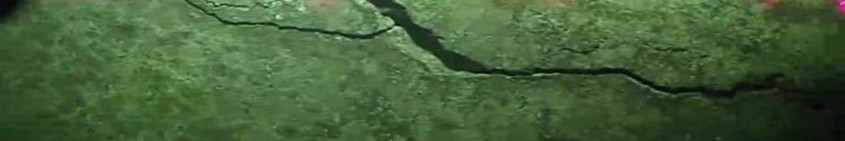
#> input picture 机器视觉与图像处理/代码/report/cracks.jpg, 845 x 141 px, found by its file name
$ python 2_3_adaptive_threshold.py
#> lines starting #> are read from the running program, lines starting #| are printed output that depends on the picture; after the words box and inside, x2 and y2 are one past the last pixel; in counts of white or black regions, pixels touching at a corner belong together
import sys
from pathlib import Path

import cv2


def resolve_input_path() -> Path:
    if len(sys.argv) > 1:
        return Path(sys.argv[1])

    candidates = [
        Path(r"D:\project\Personal\COURSES\CV\report\cracks.jpg"),
        Path("/mnt/d/project/Personal/COURSES/CV/report/cracks.jpg"),
        Path(__file__).resolve().parent / "cracks.jpg",
    ]
    for path in candidates:
        if path.exists():
            return path
    return candidates[-1]


def main() -> None:
    input_path = resolve_input_path()
    image = cv2.imread(str(input_path))
#> image is the input picture: shape (141, 845, 3); mean B, G, R 56.8, 96.7, 68.9
    if image is None:
        raise SystemExit(f"Failed to read image: {input_path}")

    gray = cv2.cvtColor(image, cv2.COLOR_BGR2GRAY)
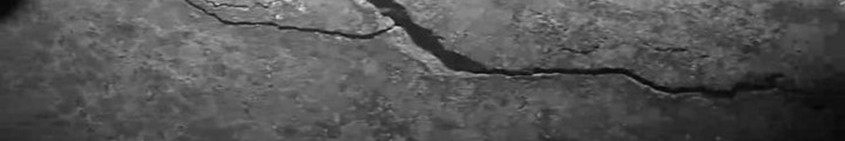
#> gray: shape (141, 845); min 5, max 226, mean 83.8
    adaptive = cv2.adaptiveThreshold(
        gray,
        255,
        cv2.ADAPTIVE_THRESH_GAUSSIAN_C,
        cv2.THRESH_BINARY_INV,
        35,
        5,
    )
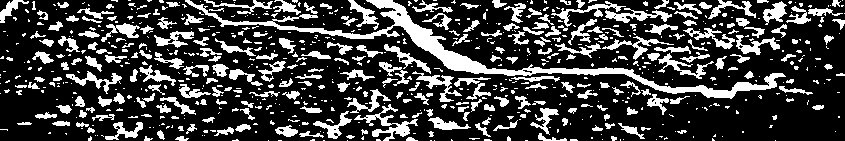
#> adaptive: shape (141, 845); 25.2% white; 759 white regions (502 under 20 px), largest, box (x1, y1, x2, y2) and area: (185, 0, 786, 99) 4907, (354, 104, 418, 141) 613, (605, 8, 672, 23) 420

    output_path = input_path.parent / "cracks_2_3_adaptive.jpg"
    if not cv2.imwrite(str(output_path), adaptive):
        raise SystemExit(f"Failed to write image: {output_path}")

    print(f"Saved: {output_path}")


if __name__ == "__main__":
    main()

$ run again, with 机器视觉与图像处理/代码/report/图9.jpg copied over 机器视觉与图像处理/代码/report/cracks.jpg
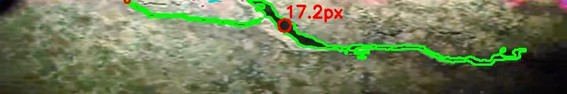
#> input picture 机器视觉与图像处理/代码/report/图9.jpg, 567 x 94 px, found by its file name
#> in main, image is the input picture: shape (94, 567, 3); mean B, G, R 89.1, 122.5, 112.8
#> in main, `gray = cv2.cvtColor(image, cv2.COLOR_BGR2GRAY)`:
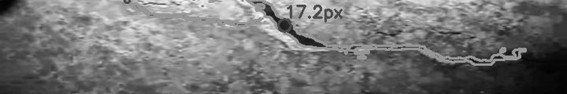
#> gray: shape (94, 567); min 1, max 251, mean 115.8
#> in main, `adaptive = cv2.adaptiveThreshold( gray, 255, cv2.ADAPTIVE_THRESH_GAUSS..`:
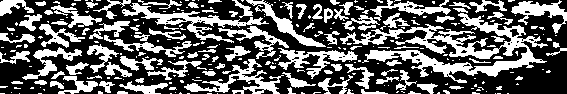
#> adaptive: shape (94, 567); 37.7% white; 279 white regions (181 under 20 px), largest, box (x1, y1, x2, y2) and area: (340, 13, 548, 83) 4175, (122, 3, 269, 43) 1229, (184, 59, 284, 94) 1006
